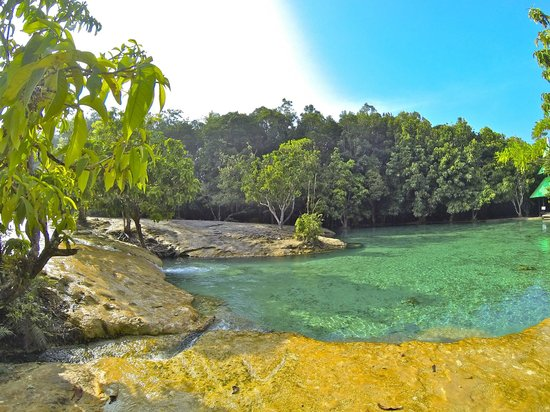
#> input picture opencv/nature_view.jpg, 550 x 412 px
$ python opencv_thresholding.py
#> lines starting #> are read from the running program, lines starting #| are printed output that depends on the picture; after the words box and inside, x2 and y2 are one past the last pixel; in counts of white or black regions, pixels touching at a corner belong together
import cv2 as cv
import numpy as np
from matplotlib import pyplot as plt

#Simple Thresholding
img = cv.imread('nature_view.jpg',0)
#> img: shape (412, 550); min 5, max 255, mean 143.3
ret,thresh1 = cv.threshold(img,127,255,cv.THRESH_BINARY)
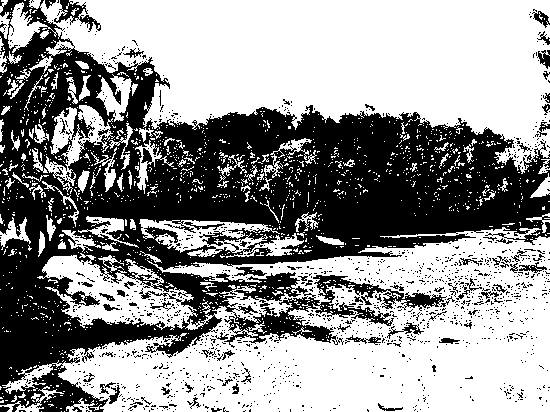
#> thresh1: shape (412, 550); 58.4% white; 1399 black regions (1328 under 20 px), largest, box (x1, y1, x2, y2) and area: (0, 0, 550, 412) 86918, (54, 0, 101, 32) 484, (387, 322, 424, 339) 160
ret,thresh2 = cv.threshold(img,127,255,cv.THRESH_BINARY_INV)
ret,thresh3 = cv.threshold(img,127,255,cv.THRESH_TRUNC)
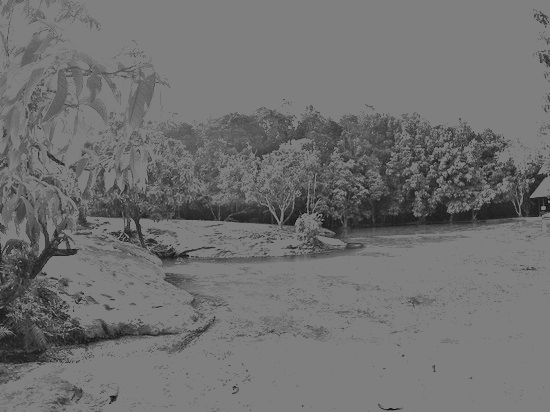
#> thresh3: shape (412, 550); min 5, max 127, mean 112.6
ret,thresh4 = cv.threshold(img,127,255,cv.THRESH_TOZERO)
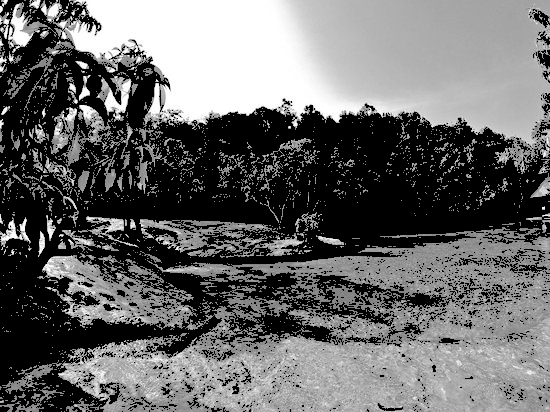
#> thresh4: shape (412, 550); min 0, max 255, mean 104.9
ret,thresh5 = cv.threshold(img,127,255,cv.THRESH_TOZERO_INV)
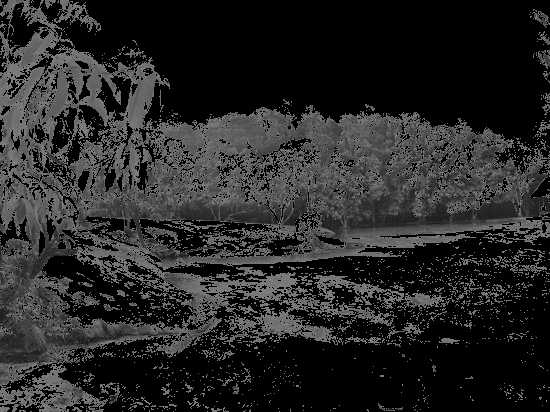
#> thresh5: shape (412, 550); min 0, max 127, mean 38.4
titles = ['Original Image','BINARY','BINARY_INV','TRUNC','TOZERO','TOZERO_INV']
images = [img, thresh1, thresh2, thresh3, thresh4, thresh5]
for i in range(6):
    plt.subplot(2,3,i+1),plt.imshow(images[i],'gray',vmin=0,vmax=255)
    plt.title(titles[i])
    plt.xticks([]),plt.yticks([])
plt.show()

#Adaptive Thresholding
img2 = cv.imread('nature_view.jpg',0)
img2 = cv.medianBlur(img2,5)
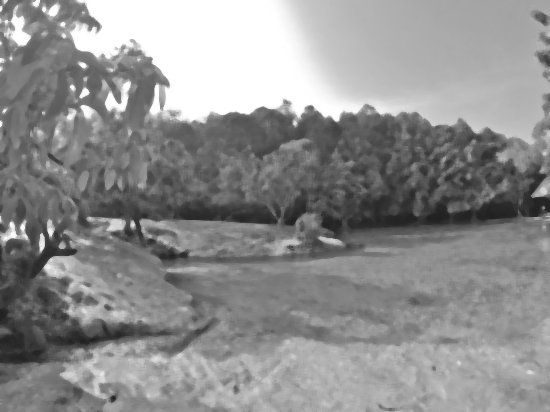
#> img2: shape (412, 550); min 32, max 255, mean 142.6
ret,th1 = cv.threshold(img2,127,255,cv.THRESH_BINARY)
#> th1: shape (412, 550); 57.9% white; 131 black regions (94 under 20 px), largest, box (x1, y1, x2, y2) and area: (0, 0, 550, 412) 92082, (56, 0, 99, 30) 482, (72, 116, 92, 138) 260
th2 = cv.adaptiveThreshold(img2,255,cv.ADAPTIVE_THRESH_MEAN_C,\
            cv.THRESH_BINARY,11,2)
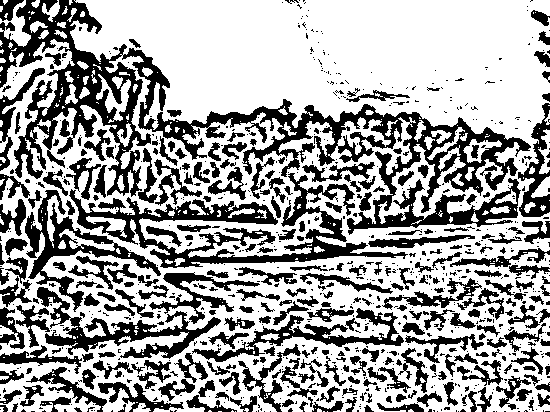
#> th2: shape (412, 550); 63.9% white; 858 black regions (581 under 20 px), largest, box (x1, y1, x2, y2) and area: (0, 0, 531, 235) 23807, (69, 173, 408, 268) 7872, (37, 287, 221, 359) 3336
th3 = cv.adaptiveThreshold(img2,255,cv.ADAPTIVE_THRESH_GAUSSIAN_C,\
            cv.THRESH_BINARY,11,2)
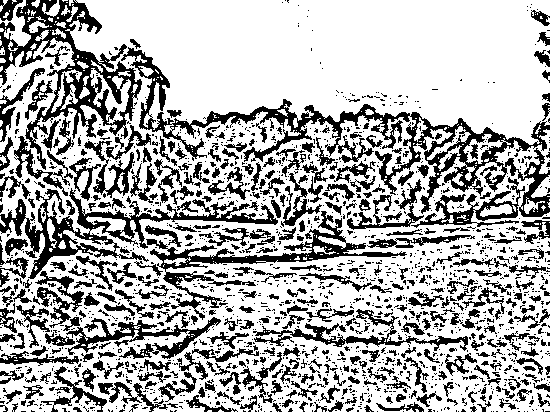
#> th3: shape (412, 550); 69.1% white; 1812 black regions (1416 under 20 px), largest, box (x1, y1, x2, y2) and area: (121, 47, 550, 217) 9557, (0, 0, 142, 170) 6375, (0, 188, 278, 279) 5021
titles = ['Original Image', 'Global Thresholding (v = 127)',
            'Adaptive Mean Thresholding', 'Adaptive Gaussian Thresholding']
images = [img2, th1, th2, th3]
for i in range(4):
    plt.subplot(2,2,i+1),plt.imshow(images[i],'gray')
    plt.title(titles[i])
    plt.xticks([]),plt.yticks([])
plt.show()
